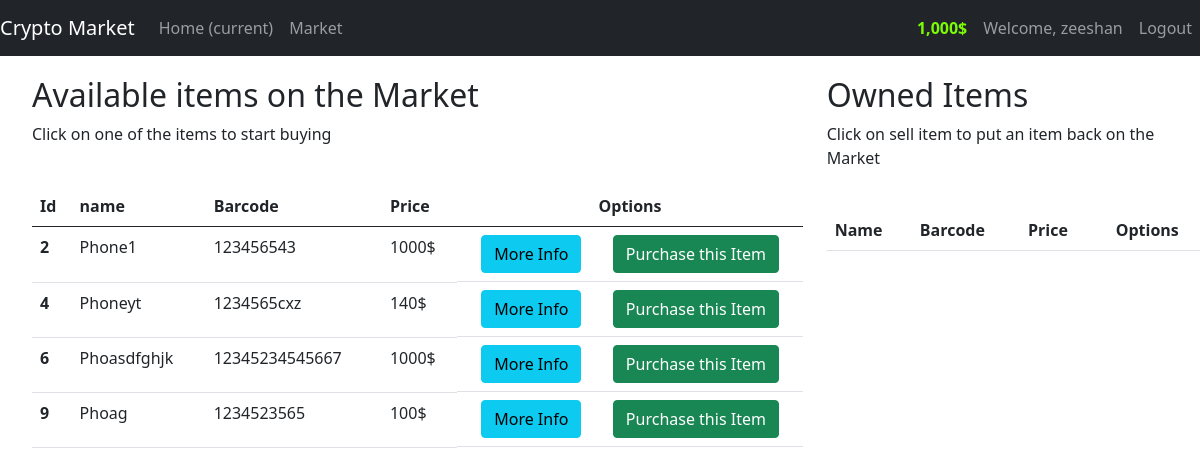
/market (signed in), run on an earlier commit of the app's database.
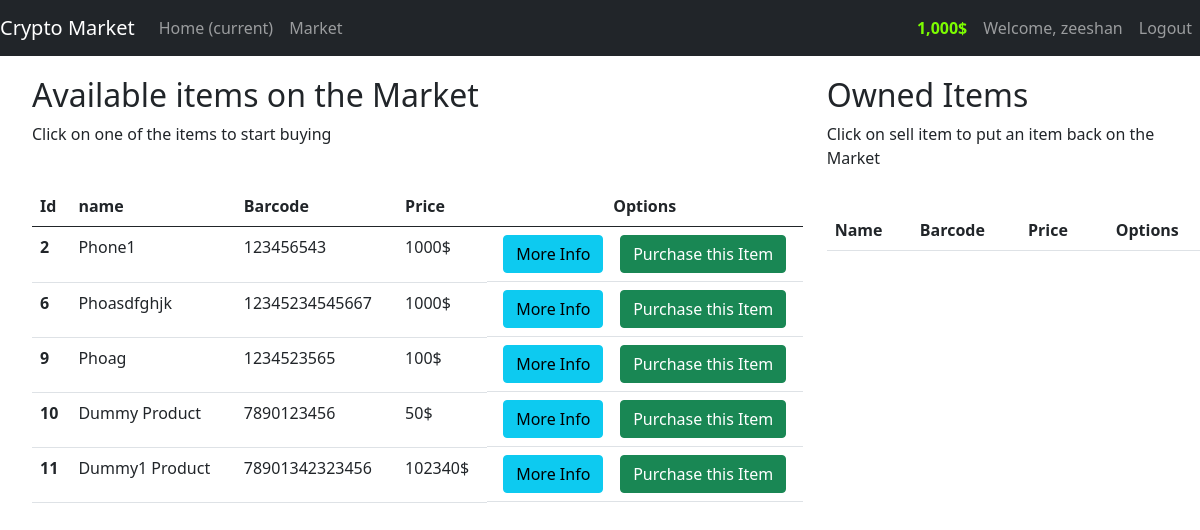
And on a later commit of the database.
### market/models.py (models this page shows, shortened)
class User(db.Model,UserMixin):
    id = db.Column(db.Integer(), primary_key=True)
    username = db.Column(db.String(length=30), nullable=False, unique=True)
    email_address = db.Column(db.String(length=50), nullable=False, unique=True)
    password_hash = db.Column(db.String(length=60), nullable=False)
    budget = db.Column(db.Integer(), nullable=False, default=1000)
    items = db.relationship('items', backref='owned_user', lazy=True)
    @property
    def prettier_budget(self):
        if len(str(self.budget)) >= 4:
            return f'{str(self.budget)[:-3]},{str(self.budget)[-3:]}$'
        else:
            return f"{self.budget}$"
    @property
    def password(self):
        return self.password

class items(db.Model):
    id = db.Column(db.Integer(), primary_key=True)
    name = db.Column(db.String(length=30), nullable=False, unique=True)
    price = db.Column(db.Integer(), nullable=False)
    barcode = db.Column(db.String(length=12), nullable=False, unique=True)
    description = db.Column(db.String(length=1024), nullable=False)
    owner = db.Column(db.Integer(), db.ForeignKey('user.id'))

### market/routes.py (the view)
@app.route("/market", methods=['GET', 'POST'])
@login_required
def market_page():
    return home_controller.market()

### market/controllers.py (called while the page is built, shortened)
    def market(self):
        print("Market Page")
        purchase_form = PurchaseItemForm()
        selling_form=SellItemForm()
        if request.method == "GET":
            owned_items = items.query.filter_by(owner=current_user.username).all()
            item_test = items.query.filter_by(owner=None)
            print(owned_items)
            return render_template('market.html', items=item_test, purchase_form=purchase_form,selling_form=selling_form,owned_items=owned_items)

### market/models.py (called while the page is built)
@login_manager.user_loader
def load_user(user_id):
    return User.query.get(int(user_id))

### market/templates/market.html (shortened to what this page needs)
{% extends 'base.html'%}
{% block content%}
<div class="row" style="margin-top:20px; margin-left:20px">
    <div class="col-8">
         <h2>Available items on the Market</h2>
       <p>Click on one of the items to start buying</p>
       <br>
        <table class="table">
            <thead>
                <tr>
                    <th scope="col">Id</th>
                    <th scope="col">name</th>
                    <th scope="col">Barcode</th>
                    <th scope="col">Price</th>
                    <th scope="col" class="text-center">Options</th>
                </tr>
            </thead>
            <tbody>
                {% for item in items %}
                <tr>
                    <th scope="row">{{item.id}}</th>
                    <td>{{item.name}}</td>
                    <td>{{item.barcode}}</td>
                    <td>{{item.price}}$</td>
                    <td class="d-flex justify-content-around">
                        <button class="btn btn-outline btn-info" data-bs-toggle="modal" data-bs-target="#Modal-MoreInfo-{{ item.id }}">More Info</button>
                        <button class="btn btn-outline btn-success" data-bs-toggle="modal" data-bs-target="#Modal-PurchaseConfirm-{{ item.id }}">Purchase this Item</button>
                    </td>
                </tr>
                {% endfor %}
            </tbody>
        </table>
    </div>
    <div class="col-4">
                <h2>Owned Items</h2>
        <p>Click on sell item to put an item back on the Market</p>
        <br>
 <table class="table">
    <tr>
        <th scope="col">Name</th>
        <th scope="col">Barcode</th>
        <th scope="col">Price</th>
        <th scope="col" class="text-center">Options</th>
    </tr>
</table>
    </div>
</div>
{%endblock%}

### market/templates/base.html (shortened to what this page needs)
<!DOCTYPE html>
<html lang="en">
<head>
    <link href="https://cdn.jsdelivr.net/npm/bootstrap@5.0.2/dist/css/bootstrap.min.css" rel="stylesheet">
</head>
<body>
<nav class="navbar navbar-expand-md navbar-dark bg-dark">
      <a class="navbar-brand" href="/">Crypto Market</a>
      <div class="collapse navbar-collapse d-flex justify-content-between" id="navbarNav">
        <ul class="navbar-nav mr-auto">
            <li class="nav-item active">
                <a class="nav-link" href="{{ url_for('home_page') }}">Home <span class="sr-only">(current)</span></a>
            </li>
            <li class="nav-item">
                <a class="nav-link" href="{{ url_for('market_page') }}">Market</a>
            </li>
        </ul>
         {% if current_user.is_authenticated %}
            <ul class="navbar-nav">
                <li class="nav-item">
                    <a class="nav-link" style="color: lawngreen; font-weight: bold">
                        {{ current_user.prettier_budget }}
                    </a>
                </li>
                <li class="nav-item">
                    <a class="nav-link">Welcome, {{ current_user.username }}</a>
                </li>
                <li class="nav-item" >
                    <a class="nav-link" href="{{ url_for('logout_page') }}" id="logout">Logout</a>
                </li>
            </ul>
          {% endif %}
      </div>
    </nav>
{% block content%}
{% endblock %}
</body>
</html>

What changed in the data, as far as the page shows it:
removed items: id "4", name "Phoneyt", barcode "1234565cxz", price "140"
added items: id "10", name "Dummy Product", barcode "7890123456", price "50"
added items: id "11", name "Dummy1 Product", barcode "78901342323456", price "102340"
